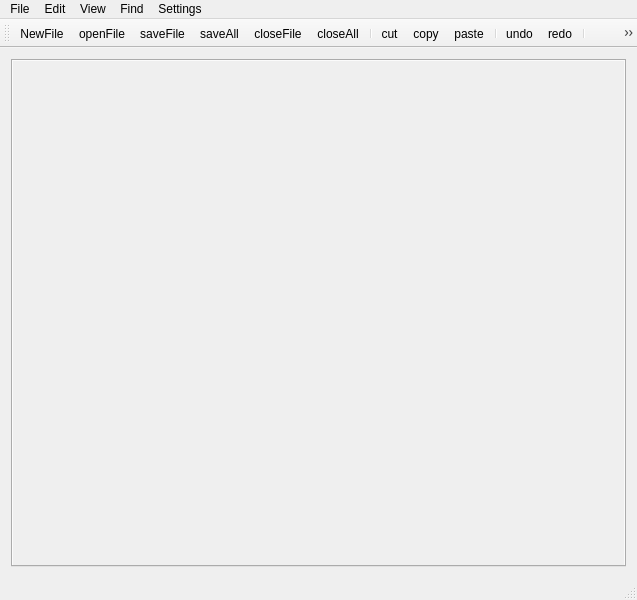
<?xml version="1.0" encoding="UTF-8"?>
<ui version="4.0">
 <class>NotepadClass</class>
 <widget class="QMainWindow" name="NotepadClass">
  <property name="geometry">
   <rect>
    <x>0</x>
    <y>0</y>
    <width>637</width>
    <height>600</height>
   </rect>
  </property>
  <property name="windowTitle">
   <string>Notepad</string>
  </property>
  <property name="styleSheet">
   <string notr="true"/>
  </property>
  <widget class="QWidget" name="centralWidget">
   <layout class="QHBoxLayout" name="horizontalLayout">
    <item>
     <widget class="TabWidget" name="tabWidget">
      <property name="styleSheet">
       <string notr="true"> background-color: rgb(239, 239, 239);

</string>
      </property>
      <property name="currentIndex">
       <number>-1</number>
      </property>
     </widget>
    </item>
   </layout>
  </widget>
  <widget class="QMenuBar" name="menuBar">
   <property name="geometry">
    <rect>
     <x>0</x>
     <y>0</y>
     <width>637</width>
     <height>26</height>
    </rect>
   </property>
   <widget class="QMenu" name="menuFile">
    <property name="title">
     <string>File</string>
    </property>
    <addaction name="actionOpen"/>
    <addaction name="separator"/>
    <addaction name="actionSave"/>
    <addaction name="actionSave_as"/>
    <addaction name="actionSave_all"/>
    <addaction name="separator"/>
    <addaction name="actionClose"/>
    <addaction name="actionClose_all"/>
   </widget>
   <widget class="QMenu" name="menuEdit">
    <property name="title">
     <string>Edit</string>
    </property>
    <addaction name="actionUndo"/>
    <addaction name="actionRedo"/>
    <addaction name="separator"/>
    <addaction name="actionCut"/>
    <addaction name="actionCopy"/>
    <addaction name="actionPaste"/>
    <addaction name="actionClear"/>
    <addaction name="actionSelect_all"/>
   </widget>
   <widget class="QMenu" name="menuView">
    <property name="title">
     <string>View</string>
    </property>
    <addaction name="actionZoom_in"/>
    <addaction name="actionZoom_out"/>
   </widget>
   <widget class="QMenu" name="menuFind">
    <property name="title">
     <string>Find</string>
    </property>
    <addaction name="actionFind_in_file"/>
   </widget>
   <widget class="QMenu" name="menuSettings">
    <property name="title">
     <string>Settings</string>
    </property>
    <addaction name="actionRestore_default"/>
   </widget>
   <addaction name="menuFile"/>
   <addaction name="menuEdit"/>
   <addaction name="menuView"/>
   <addaction name="menuFind"/>
   <addaction name="menuSettings"/>
  </widget>
  <widget class="QToolBar" name="mainToolBar">
   <attribute name="toolBarArea">
    <enum>TopToolBarArea</enum>
   </attribute>
   <attribute name="toolBarBreak">
    <bool>false</bool>
   </attribute>
   <addaction name="actionNewFile"/>
   <addaction name="actionopenFile"/>
   <addaction name="actionsaveFile"/>
   <addaction name="actionsaveAll"/>
   <addaction name="actioncloseFile"/>
   <addaction name="actioncloseAll"/>
   <addaction name="separator"/>
   <addaction name="actioncut"/>
   <addaction name="actioncopy"/>
   <addaction name="actionpaste"/>
   <addaction name="separator"/>
   <addaction name="actionundo"/>
   <addaction name="actionredo"/>
   <addaction name="separator"/>
   <addaction name="actionzoomIn"/>
   <addaction name="actionzoomOut"/>
   <addaction name="separator"/>
   <addaction name="actionfind"/>
   <addaction name="actionfont"/>
   <addaction name="actiontextColor"/>
  </widget>
  <widget class="QStatusBar" name="statusBar"/>
  <action name="actionOpen">
   <property name="text">
    <string>Open</string>
   </property>
   <property name="shortcut">
    <string>Ctrl+O</string>
   </property>
  </action>
  <action name="actionSave">
   <property name="text">
    <string>Save</string>
   </property>
   <property name="shortcut">
    <string>Ctrl+S</string>
   </property>
  </action>
  <action name="actionNewFile">
   <property name="icon">
    <iconset resource="Notepad.qrc">
     <normaloff>:/Notepad/Resources/newFile.png</normaloff>:/Notepad/Resources/newFile.png</iconset>
   </property>
   <property name="text">
    <string>NewFile</string>
   </property>
   <property name="toolTip">
    <string>New</string>
   </property>
  </action>
  <action name="actionopenFile">
   <property name="icon">
    <iconset resource="Notepad.qrc">
     <normaloff>:/Notepad/Resources/openFile.png</normaloff>:/Notepad/Resources/openFile.png</iconset>
   </property>
   <property name="text">
    <string>openFile</string>
   </property>
   <property name="toolTip">
    <string>Open..</string>
   </property>
  </action>
  <action name="actionsaveFile">
   <property name="icon">
    <iconset resource="Notepad.qrc">
     <normaloff>:/Notepad/Resources/saveFile.png</normaloff>:/Notepad/Resources/saveFile.png</iconset>
   </property>
   <property name="text">
    <string>saveFile</string>
   </property>
   <property name="toolTip">
    <string>Save</string>
   </property>
  </action>
  <action name="actionsaveAll">
   <property name="icon">
    <iconset resource="Notepad.qrc">
     <normaloff>:/Notepad/Resources/saveAll.png</normaloff>:/Notepad/Resources/saveAll.png</iconset>
   </property>
   <property name="text">
    <string>saveAll</string>
   </property>
   <property name="toolTip">
    <string>Save all</string>
   </property>
  </action>
  <action name="actioncloseFile">
   <property name="icon">
    <iconset resource="Notepad.qrc">
     <normaloff>:/Notepad/Resources/closeFile.png</normaloff>:/Notepad/Resources/closeFile.png</iconset>
   </property>
   <property name="text">
    <string>closeFile</string>
   </property>
   <property name="toolTip">
    <string>Close</string>
   </property>
  </action>
  <action name="actioncloseAll">
   <property name="icon">
    <iconset resource="Notepad.qrc">
     <normaloff>:/Notepad/Resources/closeAll.png</normaloff>:/Notepad/Resources/closeAll.png</iconset>
   </property>
   <property name="text">
    <string>closeAll</string>
   </property>
   <property name="toolTip">
    <string>Close all</string>
   </property>
  </action>
  <action name="actionSave_as">
   <property name="text">
    <string>Save as</string>
   </property>
   <property name="shortcut">
    <string>Ctrl+Alt+Ś</string>
   </property>
  </action>
  <action name="actionSave_all">
   <property name="text">
    <string>Save all</string>
   </property>
   <property name="shortcut">
    <string>Ctrl+Shift+S</string>
   </property>
  </action>
  <action name="actionClose">
   <property name="text">
    <string>Close</string>
   </property>
   <property name="shortcut">
    <string>Ctrl+W</string>
   </property>
  </action>
  <action name="actionClose_all">
   <property name="text">
    <string>Close all</string>
   </property>
   <property name="shortcut">
    <string>Ctrl+Shift+W</string>
   </property>
  </action>
  <action name="actionUndo">
   <property name="text">
    <string>Undo</string>
   </property>
   <property name="shortcut">
    <string>Ctrl+Z</string>
   </property>
  </action>
  <action name="actionRedo">
   <property name="text">
    <string>Redo</string>
   </property>
   <property name="shortcut">
    <string>Ctrl+Y</string>
   </property>
  </action>
  <action name="actionCut">
   <property name="text">
    <string>Cut</string>
   </property>
   <property name="shortcut">
    <string>Ctrl+X</string>
   </property>
  </action>
  <action name="actionCopy">
   <property name="text">
    <string>Copy</string>
   </property>
   <property name="shortcut">
    <string>Ctrl+C</string>
   </property>
  </action>
  <action name="actionClear">
   <property name="text">
    <string>Clear</string>
   </property>
  </action>
  <action name="actionSelect_all">
   <property name="text">
    <string>Select all</string>
   </property>
   <property name="shortcut">
    <string>Ctrl+A</string>
   </property>
  </action>
  <action name="actionPaste">
   <property name="text">
    <string>Paste</string>
   </property>
   <property name="shortcut">
    <string>Ctrl+V</string>
   </property>
  </action>
  <action name="actioncut">
   <property name="icon">
    <iconset resource="Notepad.qrc">
     <normaloff>:/Notepad/Resources/cut.png</normaloff>:/Notepad/Resources/cut.png</iconset>
   </property>
   <property name="text">
    <string>cut</string>
   </property>
   <property name="toolTip">
    <string>Cut</string>
   </property>
  </action>
  <action name="actioncopy">
   <property name="icon">
    <iconset resource="Notepad.qrc">
     <normaloff>:/Notepad/Resources/copy.png</normaloff>:/Notepad/Resources/copy.png</iconset>
   </property>
   <property name="text">
    <string>copy</string>
   </property>
   <property name="toolTip">
    <string>Copy</string>
   </property>
  </action>
  <action name="actionpaste">
   <property name="icon">
    <iconset resource="Notepad.qrc">
     <normaloff>:/Notepad/Resources/paste.png</normaloff>:/Notepad/Resources/paste.png</iconset>
   </property>
   <property name="text">
    <string>paste</string>
   </property>
   <property name="toolTip">
    <string>Paste</string>
   </property>
  </action>
  <action name="actionundo">
   <property name="icon">
    <iconset resource="Notepad.qrc">
     <normaloff>:/Notepad/Resources/undo.png</normaloff>:/Notepad/Resources/undo.png</iconset>
   </property>
   <property name="text">
    <string>undo</string>
   </property>
   <property name="toolTip">
    <string>Undo</string>
   </property>
  </action>
  <action name="actionredo">
   <property name="icon">
    <iconset resource="Notepad.qrc">
     <normaloff>:/Notepad/Resources/redo.png</normaloff>:/Notepad/Resources/redo.png</iconset>
   </property>
   <property name="text">
    <string>redo</string>
   </property>
   <property name="toolTip">
    <string>Redo</string>
   </property>
  </action>
  <action name="actionzoomIn">
   <property name="icon">
    <iconset resource="Notepad.qrc">
     <normaloff>:/Notepad/Resources/zoomIn.png</normaloff>:/Notepad/Resources/zoomIn.png</iconset>
   </property>
   <property name="text">
    <string>zoomIn</string>
   </property>
   <property name="toolTip">
    <string>Zoom in</string>
   </property>
  </action>
  <action name="actionzoomOut">
   <property name="icon">
    <iconset resource="Notepad.qrc">
     <normaloff>:/Notepad/Resources/zoomOut.png</normaloff>:/Notepad/Resources/zoomOut.png</iconset>
   </property>
   <property name="text">
    <string>zoomOut</string>
   </property>
   <property name="toolTip">
    <string>Zoom out</string>
   </property>
  </action>
  <action name="actionfind">
   <property name="icon">
    <iconset resource="Notepad.qrc">
     <normaloff>:/Notepad/Resources/find.png</normaloff>:/Notepad/Resources/find.png</iconset>
   </property>
   <property name="text">
    <string>find</string>
   </property>
   <property name="toolTip">
    <string>Find</string>
   </property>
  </action>
  <action name="actionfont">
   <property name="icon">
    <iconset resource="Notepad.qrc">
     <normaloff>:/Notepad/Resources/font.png</normaloff>:/Notepad/Resources/font.png</iconset>
   </property>
   <property name="text">
    <string>font</string>
   </property>
   <property name="toolTip">
    <string>Font</string>
   </property>
  </action>
  <action name="actiontextColor">
   <property name="icon">
    <iconset resource="Notepad.qrc">
     <normaloff>:/Notepad/Resources/blackSquare.png</normaloff>:/Notepad/Resources/blackSquare.png</iconset>
   </property>
   <property name="text">
    <string>textColor</string>
   </property>
   <property name="toolTip">
    <string>Text color</string>
   </property>
  </action>
  <action name="actionZoom_in">
   <property name="text">
    <string>Zoom in</string>
   </property>
   <property name="shortcut">
    <string>Ctrl+=</string>
   </property>
  </action>
  <action name="actionZoom_out">
   <property name="text">
    <string>Zoom out</string>
   </property>
   <property name="shortcut">
    <string>Ctrl+_</string>
   </property>
  </action>
  <action name="actionFind_in_file">
   <property name="text">
    <string>Find in file</string>
   </property>
   <property name="shortcut">
    <string>Ctrl+F</string>
   </property>
  </action>
  <action name="actionRestore_default">
   <property name="text">
    <string>Restore default</string>
   </property>
  </action>
 </widget>
 <layoutdefault spacing="6" margin="11"/>
 <customwidgets>
  <customwidget>
   <class>TabWidget</class>
   <extends>QTabWidget</extends>
   <header location="global">TabWidget.h</header>
   <container>1</container>
  </customwidget>
 </customwidgets>
 <resources>
  <include location="Notepad.qrc"/>
 </resources>
 <connections/>
</ui>
